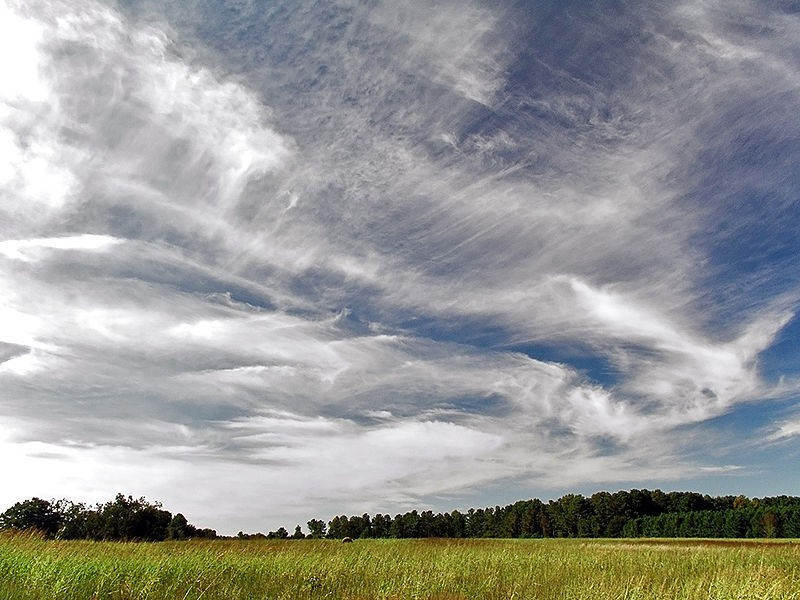
//> input picture multimedia/opencv_imageProcessing/sample1.jpg, 800 x 600 px
$ ./opencv2   (built with g++ and OpenCV 4)
//> lines starting //> are read from the running program, lines starting //| are printed output that depends on the picture; after the words box and inside, x2 and y2 are one past the last pixel; in counts of white or black regions, pixels touching at a corner belong together
#include <opencv2/highgui/highgui.hpp>  // OpenCV의 고수준 GUI 기능을 사용하기 위한 헤더 파일 포함
#include <opencv2/imgproc/imgproc.hpp>  // OpenCV의 이미지 처리 기능을 사용하기 위한 헤더 파일 포함

using namespace cv; // OpenCV의 cv 네임스페이스를 사용하여 코드 내에서 cv:: 없이 함수와 클래스를 사용

int main(int argc, char **argv)
{
    // lenna.png와 mandrill.png 이미지를 컬러 형식으로 Mat 객체에 각각 불러옴
    Mat image1 = imread("sample1.jpg", IMREAD_COLOR);
//> image1 is the input picture: 600 rows x 800 cols, CV_8UC3; mean B, G, R 152.1, 154.3, 152.8
    Mat image2 = imread("sample2.jpg", IMREAD_COLOR);
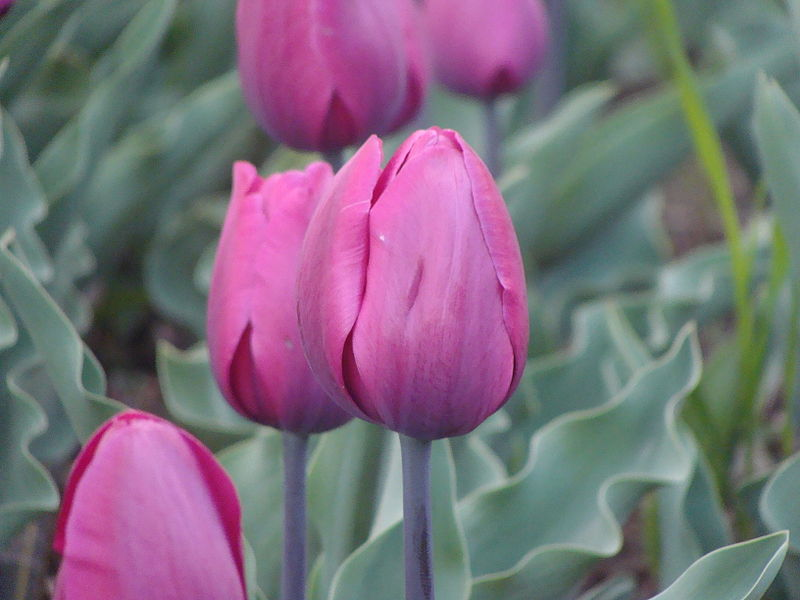
//> input picture multimedia/opencv_imageProcessing/sample2.jpg, 800 x 600 px
//> image2 is the input picture: 600 rows x 800 cols, CV_8UC3; mean B, G, R 123.8, 109.5, 123.6

    // 이미지 연산 결과를 저장할 Mat 객체를 생성하고 초기화 (모두 0으로 설정)
    Mat image_add = Mat::zeros(image1.size(), image1.type());   // 덧셈 결과를 저장할 Mat 객체
    Mat image_sub = Mat::zeros(image1.size(), image1.type());   // 뺄셈 결과를 저장할 Mat 객체
    Mat image_mul = Mat::zeros(image1.size(), image1.type());   // 곱셈 결과를 저장할 Mat 객체
    Mat image_div = Mat::zeros(image1.size(), image1.type());   // 나눗셈 결과를 저장할 Mat 객체
    Mat image_gray1 = Mat::zeros(image1.size(), CV_8UC1);       // 첫 번째 이미지를 그레이스케일로 변환하여 저장할 Mat 객체
    Mat image_gray2 = Mat::zeros(image1.size(), CV_8UC1);       // 두 번째 이미지를 그레이스케일로 변환하여 저장할 Mat 객체
    Mat image_white = Mat::zeros(image1.size(), CV_8UC1);       // 이진화 결과를 저장할 Mat 객체
    Mat image_gray_sub = Mat::zeros(image1.size(), CV_8UC1);    // 두 그레이스케일 이미지의 차이 결과를 저장할 Mat 객체

    // 이미지 연산 수행
    add(image1, image2, image_add);                            // 두 이미지를 더함
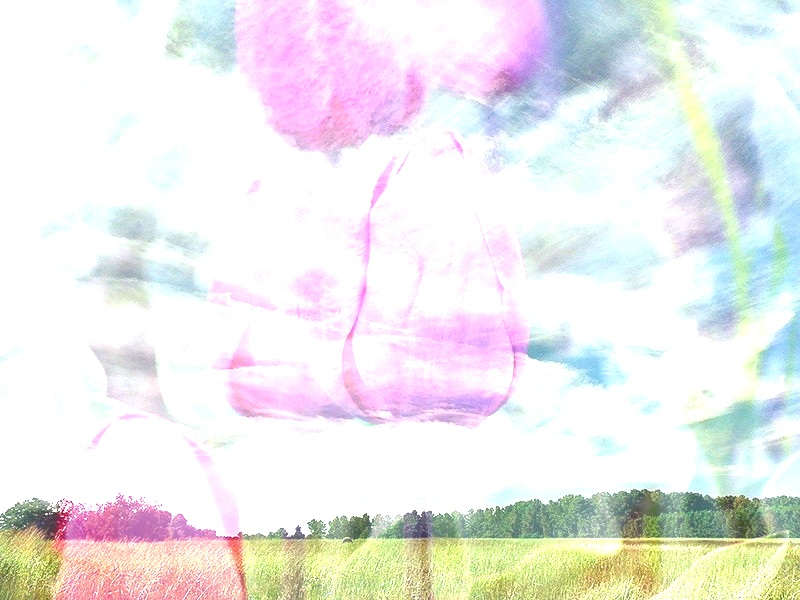
//> image_add: 600 rows x 800 cols, CV_8UC3; mean B, G, R 235.6, 235.8, 236.9
    subtract(image1, image2, image_sub);                       // 두 이미지를 뺌
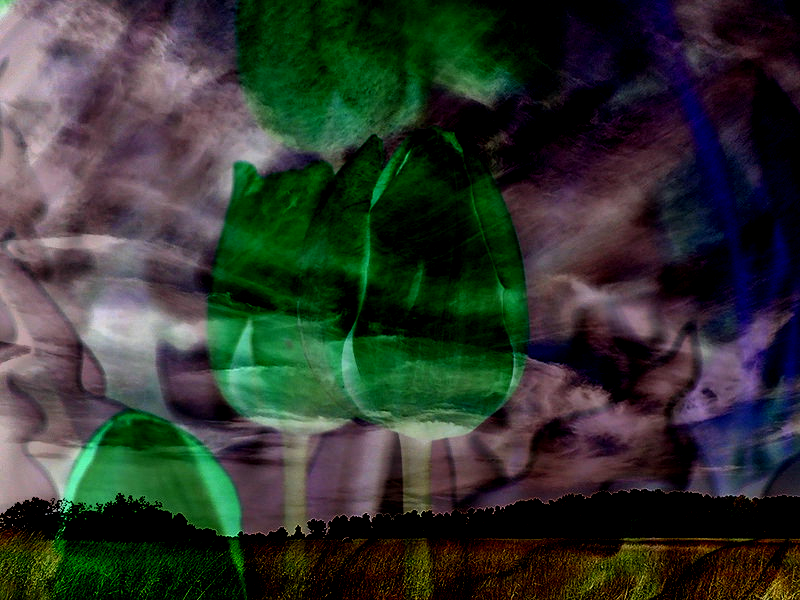
//> image_sub: 600 rows x 800 cols, CV_8UC3; mean B, G, R 46.9, 53.3, 47.8
    multiply(image1, image2, image_mul);                       // 두 이미지를 곱함
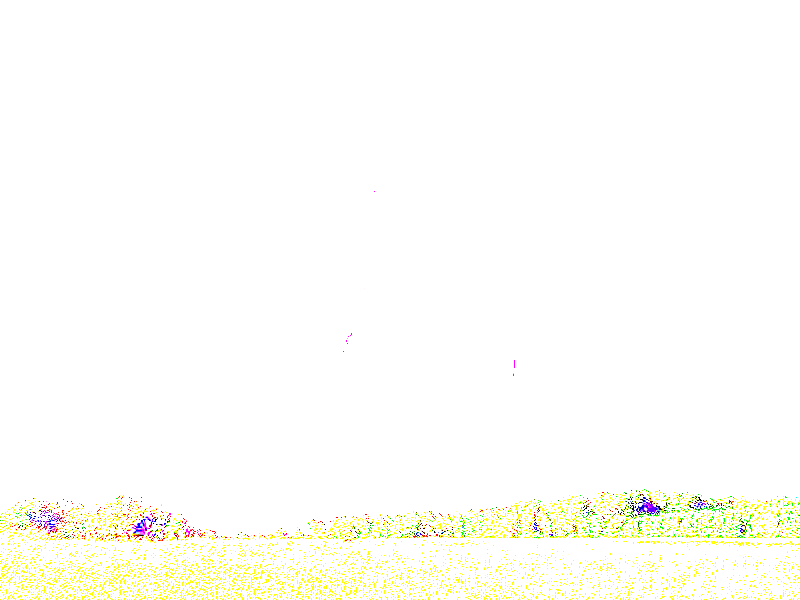
//> image_mul: 600 rows x 800 cols, CV_8UC3; mean B, G, R 248.7, 254.2, 254.1
    divide(image1, image2, image_div);                         // 두 이미지를 나눔
    cvtColor(image1, image_gray1, COLOR_RGB2GRAY);             // 첫 번째 이미지를 그레이스케일로 변환
    cvtColor(image2, image_gray2, COLOR_RGB2GRAY);             // 두 번째 이미지를 그레이스케일로 변환
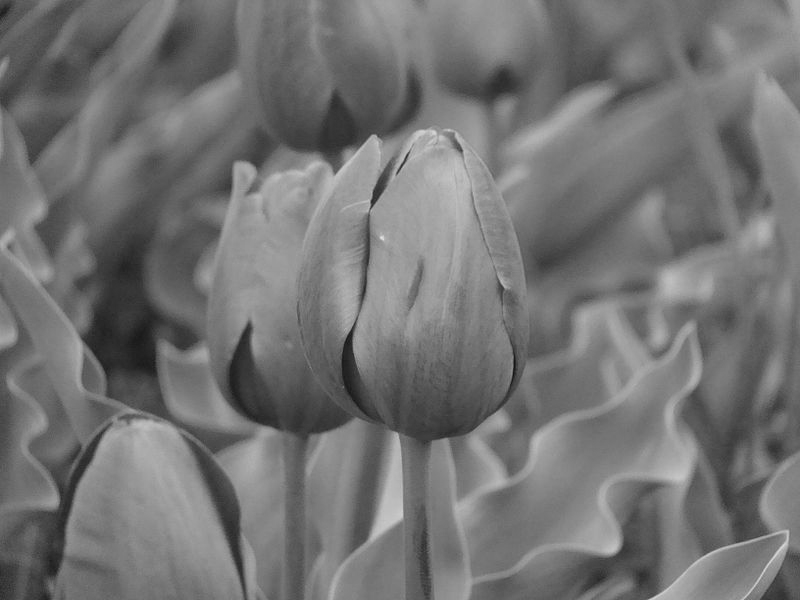
//> image_gray2: 600 rows x 800 cols, CV_8UC1; min 19, max 227, mean 115.3
    absdiff(image_gray1, image_gray2, image_gray_sub);         // 두 그레이스케일 이미지의 절대 차이 계산
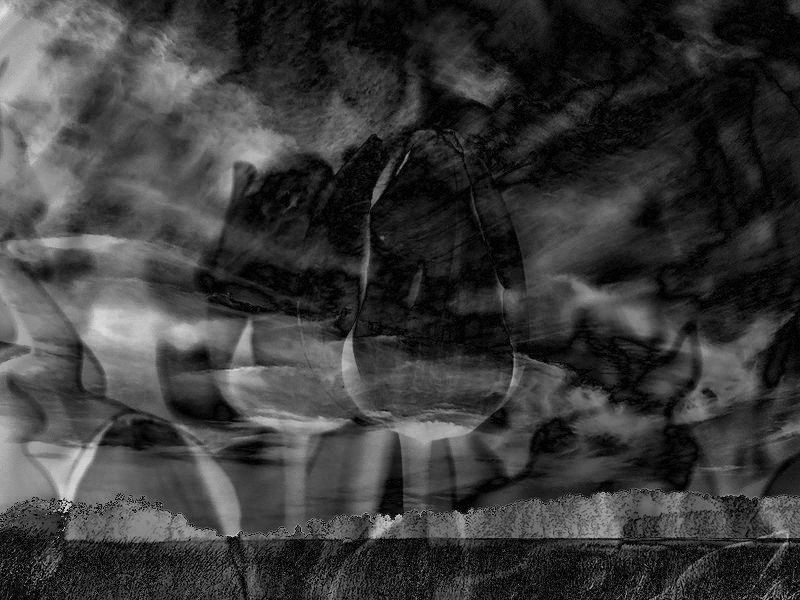
//> image_gray_sub: 600 rows x 800 cols, CV_8UC1; min 0, max 226, mean 58.3
    threshold(image_gray_sub, image_white, 100, 255, THRESH_BINARY); // 이진화 처리 (threshold 100 이상이면 255로 설정)
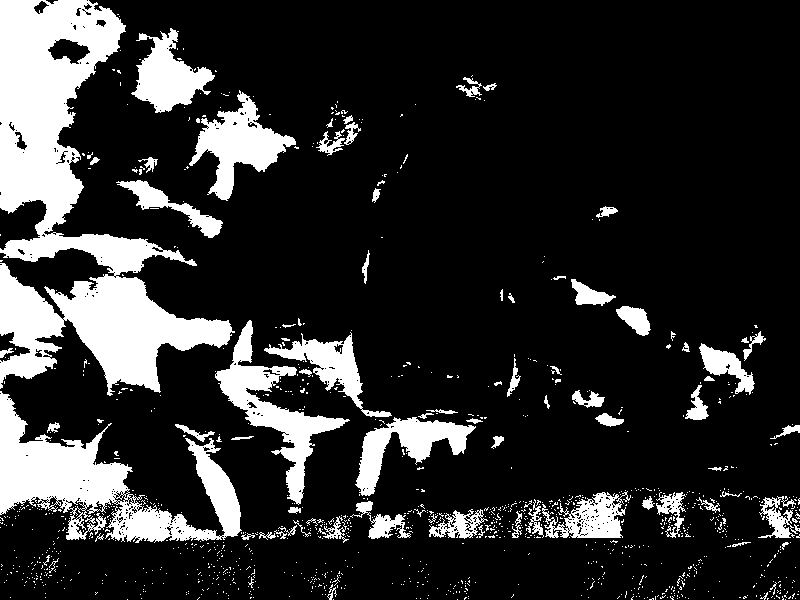
//> image_white: 600 rows x 800 cols, CV_8UC1; 17.9% white; 1144 white regions (1063 under 20 px), largest, box (x1, y1, x2, y2) and area: (0, 0, 235, 396) 35650, (0, 391, 242, 543) 13498, (215, 320, 350, 505) 5616

    // 각 이미지를 창에 표시
    imshow("IMAGE_1", image1);             // 원본 이미지 1 표시
    imshow("IMAGE_2", image2);             // 원본 이미지 2 표시
    imshow("IMAGE_ADDTION", image_add);    // 이미지 덧셈 결과 표시
    imshow("IMAGE_SUBTRACTION", image_sub); // 이미지 뺄셈 결과 표시
    imshow("IMAGE_MULTIPLICATION", image_mul); // 이미지 곱셈 결과 표시
    imshow("IMAGE_DIVISION", image_div);   // 이미지 나눗셈 결과 표시
    imshow("IMAGE_GRAY1", image_gray1);    // 첫 번째 이미지의 그레이스케일 변환 결과 표시
    imshow("IMAGE_GRAY2", image_gray2);    // 두 번째 이미지의 그레이스케일 변환 결과 표시
    imshow("IMAGE_WHITE", image_white);    // 이진화된 이미지 표시

    // 키 입력이 있을 때까지 프로그램 대기
    waitKey(0);

    // 모든 창을 닫음
    destroyAllWindows();

    return 0; // 프로그램 종료
}
